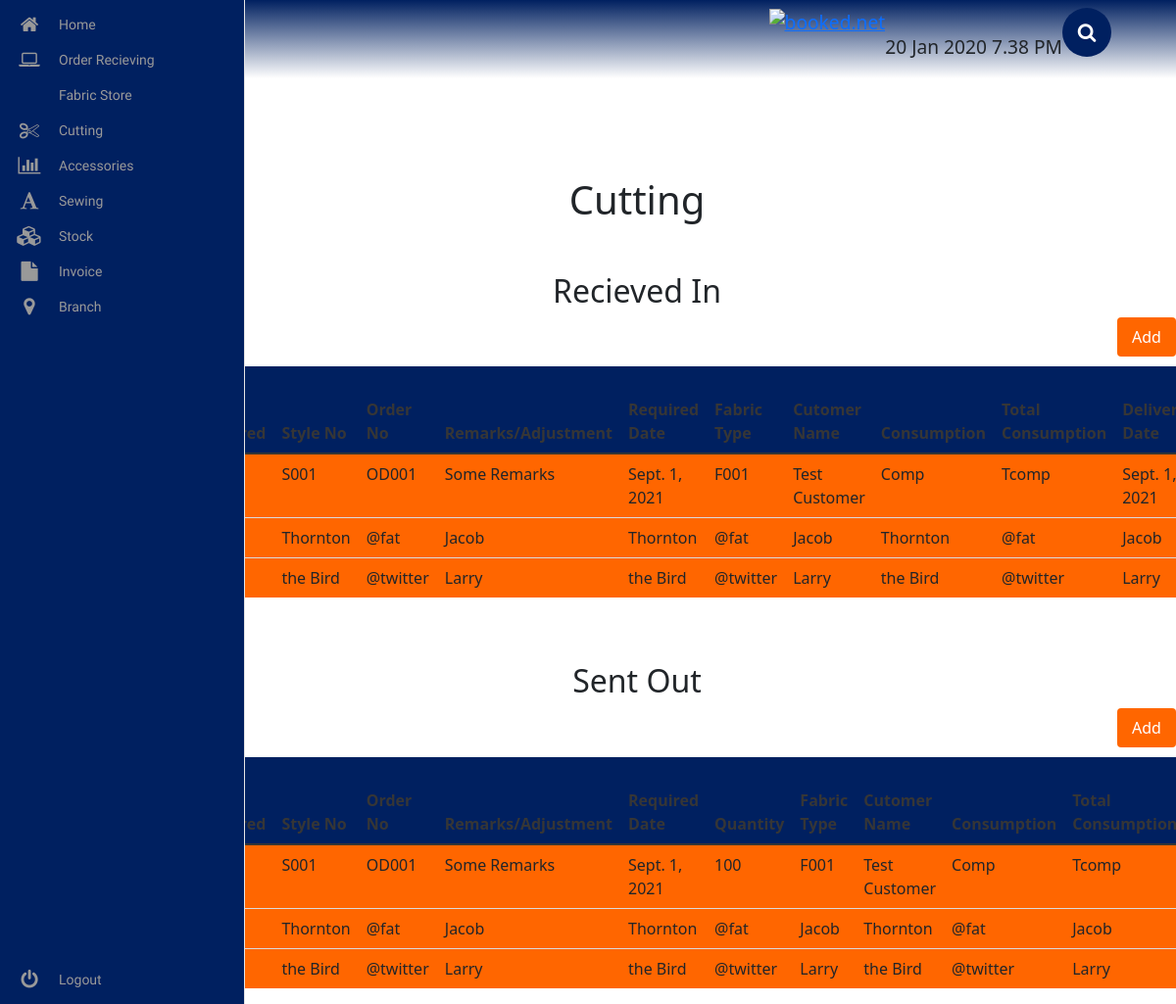
Page /cutting/ on the committed database.
### cutting/models.py (models this page shows)
class RecievedIn(models.Model):
	order_recieved = models.DateField()
	date_order_delivered = models.DateField()
	style_no = models.CharField(max_length=1000)
	order_no = models.CharField(max_length=1000)
	remarks = models.CharField(max_length=9000)
	required_date = models.DateField()
	fabric_type = models.CharField(max_length=1000)
	customer_name = models.CharField(max_length=1000)
	consumption = models.CharField(max_length=1000)
	total_consumption = models.CharField(max_length=1000)
	delivery_date = models.DateField()
	time = models.BooleanField()
	user_notes = models.CharField(max_length=10000)

class SentOut(models.Model):
	order_recieved = models.DateField()
	date_order_delivered = models.DateField()
	style_no = models.CharField(max_length=1000)
	order_no = models.CharField(max_length=1000)
	remarks = models.CharField(max_length=9000)
	required_date = models.DateField()
	quantity = models.IntegerField()
	fabric_type = models.CharField(max_length=1000)
	customer_name = models.CharField(max_length=1000)
	consumption = models.CharField(max_length=1000)
	total_consumption = models.CharField(max_length=1000)
	delivery_date = models.DateField()
	time = models.BooleanField()
	user_notes = models.CharField(max_length=10000)

### cutting/views.py (the view)
# urls.py: path('', CuttingMainView.as_view(), name="cutting_view"),
class CuttingMainView(View):
	template_name = 'cutting_main.html'
	recieved_in_query = RecievedIn.objects.all()
	sent_out_query = SentOut.objects.all()
	def get_recieved_in_query_set(self):
		return self.recieved_in_query
	def get_sent_out_query_set(self):
		return self.sent_out_query
	def get(self, request):
		context = {
			'recieved_ins': self.get_recieved_in_query_set(),
			'sent_outs': self.get_sent_out_query_set()
			}
		return render(request, self.template_name, context)

### cutting/templates/cutting_main.html (shortened to what this page needs)
<!DOCTYPE html>
<html lang="en">
{% extends 'base.html' %}
{% load static %}
    {% block extra_css %}
        <link rel="stylesheet" href="{% static 'cutting/css/cutting_main.css' %}">
    {% endblock %}
    {% block content %}
        <div class="cutting__container">
            <h1> Cutting </h1>
            <h2> Recieved In </h2>
            <div class="cutting__add__button__container" >
              <button class="cutting__add__button">
                Add
              </button>
            </div>
            <div class="table-responsive">
              <table class="table">
                <thead>
                  <tr class="cutting__tr">
                    <th scope="col">Order Received</th>
                    <th scope="col">Date Order Delivered</th>
                    <th scope="col">Style No</th>
                    <th scope="col">Order No</th>
                    <th scope="col">Remarks/Adjustment</th>
                    <th scope="col">Required Date</th>
                    <th scope="col">Fabric Type</th>
                    <th scope="col">Cutomer Name</th>
                    <th scope="col">Consumption</th>
                    <th scope="col">Total Consumption</th>
                    <th scope="col">Delivery Date</th>
                  </tr>
                </thead>
                <tbody>
                  <tr class="cutting__body">
                    {% for recieved_in in recieved_ins %}
                    <td>  {{ recieved_in.order_recieved }} </td>
                    <td> {{ recieved_in.date_order_delivered }} </td>
                    <td>  {{ recieved_in.style_no }}</td>
                    <td> {{ recieved_in.order_no }} </td>
                    <td> {{ recieved_in.remarks }} </td>
                    <td> {{ recieved_in.required_date }} </td>
                    <td> {{ recieved_in.fabric_type }} </td>
                    <td> {{ recieved_in.customer_name }} </td>
                    <td> {{ recieved_in.consumption }} </td>
                    <td> {{ recieved_in.total_consumption }} </td>
                    <td> {{ recieved_in.delivery_date }} </td>
                    {% endfor %}
                  </tr>
                  <tr class="cutting__body">
                    <th scope="row">2</th>
                    <td>Jacob</td>
                    <td>Thornton</td>
                    <td>@fat</td>
                    <td>Jacob</td>
                    <td>Thornton</td>
                    <td>@fat</td>
                    <td>Jacob</td>
                    <td>Thornton</td>
                    <td>@fat</td>
                    <td>Jacob</td>
                  </tr>
                  <tr class="cutting__body">
                    <th scope="row">3</th>
                    <td>Larry</td>
                    <td>the Bird</td>
                    <td>@twitter</td>
                    <td>Larry</td>
                    <td>the Bird</td>
                    <td>@twitter</td>
                    <td>Larry</td>
                    <td>the Bird</td>
                    <td>@twitter</td>
                    <td>Larry</td>
                  </tr>
                </tbody>
              </table>
            </div>
            <h2> Sent Out </h2>
            <div class="cutting__add__button__container" >
              <button class="cutting__add__button">
                Add
              </button>
            </div>
            <div class="table-responsive">
              <table class="table">
                <thead>
                  <tr class="cutting__tr">
                    <th scope="col">Order Received</th>
                    <th scope="col">Date Order Delivered</th>
                    <th scope="col">Style No</th>
                    <th scope="col">Order No</th>
                    <th scope="col">Remarks/Adjustment</th>
                    <th scope="col">Required Date</th>
                    <th scope="col">Quantity</th>
                    <th scope="col">Fabric Type</th>
                    <th scope="col">Cutomer Name</th>
                    <th scope="col">Consumption</th>
                    <th scope="col">Total Consumption</th>
                  </tr>
                </thead>
                <tbody>
                  <tr class="cutting__body">
                    {% for sent_out in sent_outs %}
                    <td>  {{ sent_out.order_recieved }} </td>
                    <td> {{ sent_out.date_order_delivered }} </td>
                    <td>  {{ sent_out.style_no }}</td>
                    <td> {{ sent_out.order_no }} </td>
                    <td> {{ sent_out.remarks }} </td>
                    <td> {{ sent_out.required_date }} </td>
                    <td> {{ sent_out.quantity }} </td>
                    <td> {{ sent_out.fabric_type }} </td>
                    <td> {{ sent_out.customer_name }} </td>
                    <td> {{ sent_out.consumption }} </td>
                    <td> {{ sent_out.total_consumption }} </td>
                    {% endfor %}
                  </tr>
                  <tr class="cutting__body">
                    <th scope="row">2</th>
                    <td>Jacob</td>
                    <td>Thornton</td>
                    <td>@fat</td>
                    <td>Jacob</td>
                    <td>Thornton</td>
                    <td>@fat</td>
                    <td>Jacob</td>
                    <td>Thornton</td>
                    <td>@fat</td>
                    <td>Jacob</td>
                  </tr>
                  <tr class="cutting__body">
                    <th scope="row">3</th>
                    <td>Larry</td>
                    <td>the Bird</td>
                    <td>@twitter</td>
                    <td>Larry</td>
                    <td>the Bird</td>
                    <td>@twitter</td>
                    <td>Larry</td>
                    <td>the Bird</td>
                    <td>@twitter</td>
                    <td>Larry</td>
                  </tr>
                </tbody>
              </table>
            </div>
        </div>
    {% endblock %}

### cutting/static/cutting/css/cutting_main.css (style rules this page uses)
.cutting__container { margin: 100px 0 0 100px; }
.cutting__container h1 { text-align: center; }
.cutting__container h2 { text-align: center; margin-top: 50px; }
.cutting__add__button__container { display: flex; float: right; margin-bottom: 10px; }
.cutting__add__button { border: none; outline: none; border-radius: 4px; background-color: #FF6600; color: #fff; width: 60px; height: 40px; }
.cutting__tr { background-color: #002060; color: #fff; }
.cutting__tr th { color: #fff; }
.cutting__body { background-color: #FF6600; }

### rows in the picture
RecievedIn: style_no "S001", order_no "OD001", remarks "Some Remarks", required_date "Sept. 1, 2021", fabric_type "F001", customer_name "Test Customer", consumption "Comp", total_consumption "Tcomp", delivery_date "Sept. 1, 2021"
SentOut: style_no "S001", order_no "OD001", remarks "Some Remarks", required_date "Sept. 1, 2021", quantity "100", fabric_type "F001", customer_name "Test Customer", consumption "Comp", total_consumption "Tcomp"
